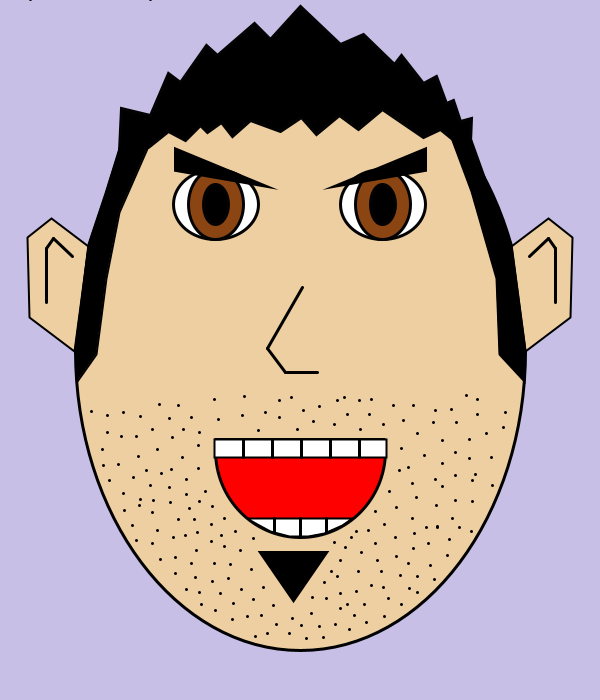
Frame 1 (no input)
Frame 60 (the mouse pressed at the canvas centre just before this capture): identical to frame 1, image omitted
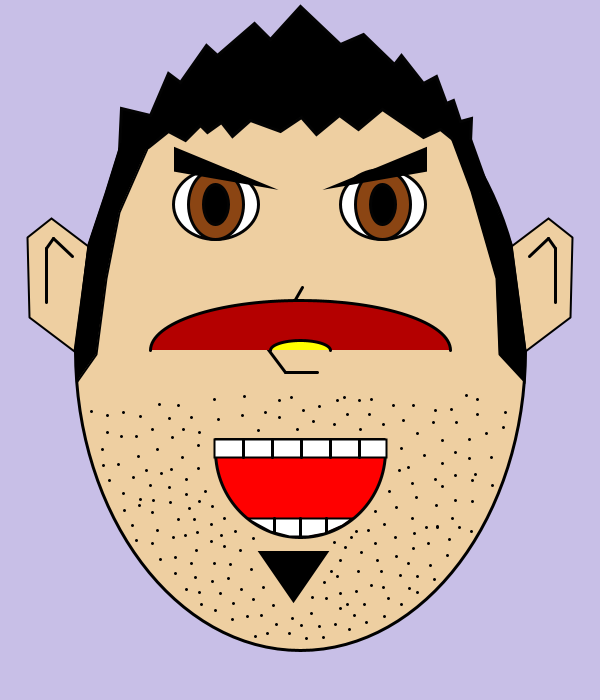
Frame 120 (the mouse held since frame 60 and released just before this capture)

The Processing sketch that drew these frames (run headless with seeded random() and noise(); from frame 60 on, the mouse is pressed at the canvas centre):

// Processing sketch: processing_170834
// ── processing_170834.pde

//CONTRA MÉS RAPID CLIQUIS, MÉS ES MOU EL CABELL
boolean abanico = false;
int tiempo = 0;
int click = 0;
int colorete = 0;

void setup(){
  size (600,700);
  frameRate(6);
   
}
void draw(){
  println(mouseX + ","+ mouseY);
  background(200, 191, 231);
  stroke (0);
  //forma;
  strokeWeight (3);
  fill (238, 207, 161);
  ellipse(300, 350, 450, 600);
  
  //hojos;
  stroke (3);
  fill (255); 
  ellipse (215.5, 204, 85, 70);
  ellipse (382.5, 204, 85, 70);
  fill (139, 69, 19);
  ellipse (215.5, 204, 55, 70);
  ellipse (382.5, 204, 55, 70);
  fill (0);
  ellipse (215.5, 204, 25, 40);
  ellipse (382.5, 204, 25, 40);

  //boca; 
  strokeWeight (3);
  stroke (3);
  fill (255, 0, 0);
  ellipse (300, 450, 170, 175);
  noStroke ();
  fill (238, 207, 161);
  rect (208, 345, 180, 95);
  stroke (3);
  strokeWeight (3);
  line (215, 439, 384, 439);

  //pelo
  
  fill (colorete);
  if (click >= 1 && tiempo % 2 != 0){
  beginShape();
  vertex(119, 150);
  vertex(148, 147);
  vertex(168, 131);
  vertex(185, 140);
  vertex(200, 125);
  vertex(207, 132);
  vertex(221, 122);
  vertex(232, 136);
  vertex(250, 120);
  vertex(280, 131);
  vertex(301, 117);
  vertex(316, 134);
  vertex(339, 115);
  vertex(358, 129);
  vertex(382, 109);
  vertex(423, 137);
  vertex(440, 129);
  vertex(456, 142);
  vertex(470, 142);
  //arriba
  vertex(471+4+click*6, 118);
  vertex(460+4+click*6, 121);
  vertex(453+4+click*6, 100);
  vertex(446+4+click*6, 103);
  vertex(436+4+click*6, 76);
  vertex(423+4+click*6, 83);
  vertex(401+4+click*6, 55);
  vertex(394+4+click*6, 64);
  vertex(363+4+click*6, 34);
  vertex(340+4+click*6, 44);
  vertex(300+4+click*6, 6);
  vertex(270+4+click*6, 39);
  vertex(254+4+click*6, 23);
  vertex(217+4+click*6, 55);
  vertex(206+4+click*6, 45);
  vertex(180+4+click*6, 82);
  vertex(168+4+click*6, 73);
  vertex(150+4+click*6, 115);
  vertex(121+4+click*6, 108);
  
  endShape(CLOSE);
  }
  else if(click >= 1 && tiempo % 2 == 0){
  beginShape();
  vertex(119, 150);
  vertex(148, 147);
  vertex(168, 131);
  vertex(185, 140);
  vertex(200, 125);
  vertex(207, 132);
  vertex(221, 122);
  vertex(232, 136);
  vertex(250, 120);
  vertex(280, 131);
  vertex(301, 117);
  vertex(316, 134);
  vertex(339, 115);
  vertex(358, 129);
  vertex(382, 109);
  vertex(423, 137);
  vertex(440, 129);
  vertex(456, 142);
  vertex(470, 142);
  //arriba
  vertex(471-4-click*6, 118);
  vertex(460-4-click*6, 121);
  vertex(453-4-click*6, 100);
  vertex(446-4-click*6, 103);
  vertex(436-4-click*6, 76);
  vertex(423-4-click*6, 83);
  vertex(401-4-click*6, 55);
  vertex(394-4-click*6, 64);
  vertex(363-4-click*6, 34);
  vertex(340-4-click*6, 44);
  vertex(300-4-click*6, 6);
  vertex(270-4-click*6, 39);
  vertex(254-4-click*6, 23);
  vertex(217-4-click*6, 55);
  vertex(206-4-click*6, 45);
  vertex(180-4-click*6, 82);
  vertex(168-4-click*6, 73);
  vertex(150-4-click*6, 115);
  vertex(121-4-click*6, 108);
  
  endShape(CLOSE);
  }
  else if(click == 0) {
      beginShape();
  vertex(119, 150);
  vertex(148, 147);
  vertex(168, 131);
  vertex(185, 140);
  vertex(200, 125);
  vertex(207, 132);
  vertex(221, 122);
  vertex(232, 136);
  vertex(250, 120);
  vertex(280, 131);
  vertex(301, 117);
  vertex(316, 134);
  vertex(339, 115);
  vertex(358, 129);
  vertex(382, 109);
  vertex(423, 137);
  vertex(440, 129);
  vertex(456, 142);
  vertex(470, 142);
  //arriba
  vertex(471, 118);
  vertex(460, 121);
  vertex(453, 100);
  vertex(446, 103);
  vertex(436, 76);
  vertex(423, 83);
  vertex(401, 55);
  vertex(394, 64);
  vertex(363, 34);
  vertex(340, 44);
  vertex(300, 6);
  vertex(270, 39);
  vertex(254, 23);
  vertex(217, 55);
  vertex(206, 45);
  vertex(180, 82);
  vertex(168, 73);
  vertex(150, 115);
  vertex(121, 108);
  
  endShape(CLOSE);
  }
  //nariz;
  strokeWeight (3);
  stroke (0);
  line (302, 287, 267, 348);
  line (267, 348, 285, 372);
  line (285, 372, 317, 372);

  //orejas;
  //izquierda;
  strokeWeight (2);
  fill (238, 207, 161);
  beginShape();
  vertex(88, 246);
  vertex(51, 218);
  vertex(27, 237);
  vertex(29, 317);
  vertex(74, 351);
  endShape(CLOSE);
  //derecha;
  beginShape();
  vertex(511, 246);
  vertex(548, 218);
  vertex(572, 237);
  vertex(570, 317);
  vertex(525, 351);
  endShape(CLOSE);
  
  //dentro de orejas
  //izquierda
  strokeWeight (3);
  line (46, 302, 46, 248);
  line (46, 248, 53, 238);
  line (53, 238, 72, 256);
  //derecha;
  line (555, 302, 555, 248);
  line (555, 248, 548, 238);
  line (548, 238, 529, 256);
  
  //cejas;
  strokeWeight (5);
  //izquierda;
  fill (0);
  triangle(176, 150, 176, 169, 256, 183);
  //derecha;
  triangle(424, 150, 424, 169, 344, 183);
  
  //perilla;
  strokeWeight (3);
  fill (colorete);
  triangle (260, 552, 326, 552, 293, 600);
  
  //barba;
  strokeWeight (3);
  smooth();
  point(191, 417);
  point(91, 411);
  point(123, 412);
  point(152, 429);
  point(183, 429);
  point(214, 399);
  point(244, 396);
  point(242, 415);
  point(279, 400);
  point(279, 417);
  point(159, 404);
  point(265, 412);
  point(291, 397);
  point(303, 410);
  point(313, 421);
  point(319, 406);
  point(337, 400);
  point(347, 414);
  point(359, 400);
  point(360, 429);
  point(383, 424);
  point(371, 399);
  point(344, 397);
  point(218, 419);
  point(107, 432);
  point(178, 405);
  point(140, 416);
  point(121, 436);
  point(369, 414);
  point(393, 405);
  point(417, 433);
  point(433, 422);
  point(435, 410);
  point(456, 422);
  point(469, 439);
  point(477, 399);
  point(466, 395);
  point(403, 420);
  point(413, 405);
  point(451, 409);
  point(477, 414);
  point(486, 433);
  point(505, 412);
  point(503, 427);
  point(491, 457);
  point(455, 452);
  point(442, 463);
  point(442, 486);
  point(435, 479);  
  point(401, 448);
  point(424, 455);
  point(442, 440);
  point(469, 458);
  point(475, 474);
  point(492, 485);
  point(472, 480);
  point(455, 500);
  point(472, 501);
  point(471, 531);
  point(459, 527);
  point(412, 518);
  point(396, 507);
  point(408, 467);
  point(455, 475);
  point(399, 470);
  point(412, 483);
  point(416, 497);
  point(437, 527);
  point(437, 526);
  point(426, 527);
  point(414, 533);
  point(169, 418);
  point(199, 432);
  point(198, 445);
  point(198, 468);
  point(171, 469);
  point(102, 449);
  point(258, 430);
  point(334, 424);
  point(436, 505);
  point(389, 491);
  point(375, 511);
  point(428, 543);
  point(384, 524);
  point(395, 537);
  point(375, 543);
  point(356, 531);
  point(351, 537);
  point(449, 539);
  point(447, 555);
  point(430, 565);
  point(434, 579);
  point(417, 576);
  point(408, 563);
  point(413, 548);
  point(396, 556);
  point(368, 530);
  point(361, 552);
  point(358, 571);
  point(182, 457);
  point(172, 437);
  point(157, 449);
  point(136, 436);
  point(356, 591);
  point(364, 604);
  point(354, 615);
  point(349, 629);
  point(366, 622);
  point(384, 616);
  point(388, 598);
  point(383, 587);
  point(381, 571);
  point(400, 575);
  point(409, 588);
  point(417, 592);
  point(138, 456);
  point(118, 464);
  point(109, 480);
  point(292, 618);
  point(289, 633);
  point(306, 638);
  point(323, 637);
  point(335, 624);
  point(340, 608);
  point(347, 604);
  point(340, 593);
  point(326, 598);
  point(311, 613);
  point(312, 597);
  point(324, 582);
  point(337, 576);
  point(331, 571);
  point(340, 560);
  point(345, 547);
  point(297, 429);
  point(205, 491);
  point(212, 506);
  point(224, 518);
  point(235, 531);
  point(221, 535);
  point(211, 541);
  point(224, 546);
  point(377, 560);
  point(401, 604);
  point(371, 585);
  point(319, 626);
  point(133, 477);
  point(146, 470);
  point(334, 542);
  point(253, 538);
  point(240, 550);
  point(251, 569);
  point(301, 625);
  point(273, 605);
  point(161, 473);
  point(186, 479);
  point(186, 494);
  point(199, 501);
  point(194, 519);
  point(211, 524);
  point(185, 535);
  point(173, 537);
  point(178, 519);
  point(152, 543);
  point(136, 540);
  point(132, 525);
  point(152, 512);
  point(170, 502);
  point(189, 508);
  point(169, 487);
  point(150, 485);
  point(140, 499);
  point(123, 493);
  point(103, 465);
  point(139, 505);
  point(153, 500);
  point(157, 530);
  point(124, 510);
  point(197, 532);
  point(230, 564);
  point(214, 563);
  point(191, 563);
  point(175, 557);
  point(175, 573);
  point(195, 577);
  point(263, 587);
  point(276, 624);
  point(267, 633);
  point(255, 636);
  point(232, 619);
  point(233, 603);
  point(241, 589);
  point(253, 599);
  point(261, 615);
  point(247, 616);
  point(215, 610);
  point(201, 604);
  point(199, 592);
  point(212, 581);
  point(228, 578);
  point(186, 589);
  point(160, 559);
  point(196, 550);
  point(220, 593);
  point(452, 518);
  point(107, 415);
  
  //patillas;
  //izquierda;
  strokeWeight (2);
  fill (colorete);
  beginShape();
  vertex(148, 146);
  vertex(119, 212);
  vertex(106, 278);
  vertex(96, 354);
  vertex(77, 381);
  vertex(75, 350);
  vertex(88, 244);
  vertex(105, 193);
  vertex(119, 148);
  endShape(CLOSE);
  // derecha;
  beginShape();
  vertex(452, 140);
  vertex(471, 191);
  vertex(496, 278);
  vertex(499, 354);
  vertex(524, 381);
  vertex(525, 350);
  vertex(511, 244);
  vertex(490, 193);
  vertex(471, 140);
  endShape(CLOSE);

  //dientes;
  //arriba;
  fill (255);
  beginShape();
  vertex(214, 457);
  vertex(386, 457);
  vertex(386, 439);
  vertex(214, 439);
  endShape(CLOSE);
  //abajo;
    beginShape();
  vertex(248, 518);
  vertex(352, 518);
  vertex(342, 525);
  vertex(324, 533);
  vertex(308, 536);
  vertex(289, 536);
  vertex(270, 531);
  vertex(257, 524);
  vertex(250, 520);
  endShape(CLOSE);
  //definidos arriba;
  strokeWeight (3);
  line (243, 457, 243, 439);
  line (272, 457, 272, 439);
  line (301, 457, 301, 439);
  line (330, 457, 330, 439);
  line (359, 457, 359, 439);
  //abajo;
  line (274, 518, 274, 532);
  line (300, 518, 300, 536);
  line (326, 518, 326, 532);

//tapadera
noStroke ();
fill (colorete);
rect (120, 143, 26, 7);
rect (453, 137, 16, 5);



//abanico
if (abanico == false) {
 stroke (0);
 strokeWeight (3);
 fill (180,0,0);
 arc(mouseX, mouseY, 300, 300, PI, 2*PI);
 fill (255,255,0);
 arc(mouseX, mouseY, 60, 60, PI, 2*PI);
}
else {
stroke (0);
strokeWeight (3);
fill (180,0,0);
arc(mouseX, mouseY, 300, 100, PI, 2*PI);
fill (255,255,0);
arc(mouseX, mouseY, 60, 20, PI, 2*PI);
}
tiempo = tiempo+1;
click = 0;
}
void mouseMoved() {
  colorete = colorete + 5;
  if (colorete > 255) {
    colorete = 0;
  }
}
void mousePressed (){
 abanico = true;
}
void mouseReleased (){
 abanico = false; 
 click = click+1;
}
